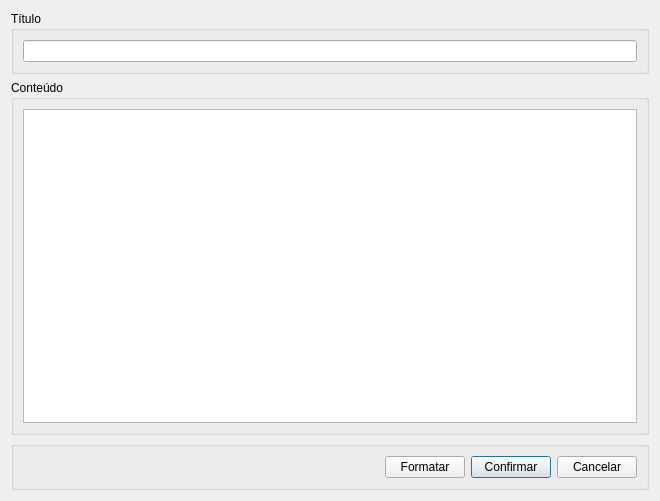
<?xml version="1.0" encoding="UTF-8"?>
<ui version="4.0">
 <class>DialogAddOrUpdateSong</class>
 <widget class="QDialog" name="DialogAddOrUpdateSong">
  <property name="geometry">
   <rect>
    <x>0</x>
    <y>0</y>
    <width>660</width>
    <height>501</height>
   </rect>
  </property>
  <property name="windowTitle">
   <string>[Adicionar / Alterar] música</string>
  </property>
  <layout class="QVBoxLayout" name="verticalLayout_2">
   <item>
    <widget class="QGroupBox" name="groupBox_4">
     <property name="title">
      <string>Título</string>
     </property>
     <layout class="QGridLayout" name="gridLayout_3">
      <item row="0" column="0">
       <widget class="QLineEdit" name="edTitle"/>
      </item>
     </layout>
    </widget>
   </item>
   <item>
    <widget class="QGroupBox" name="groupBox_2">
     <property name="title">
      <string>Conteúdo</string>
     </property>
     <layout class="QGridLayout" name="gridLayout_2">
      <item row="0" column="0">
       <widget class="QPlainTextEdit" name="edContent"/>
      </item>
     </layout>
    </widget>
   </item>
   <item>
    <widget class="QGroupBox" name="groupBox_3">
     <property name="title">
      <string/>
     </property>
     <layout class="QGridLayout" name="gridLayout">
      <item row="0" column="2">
       <widget class="QPushButton" name="btConfirmar">
        <property name="text">
         <string>Confirmar</string>
        </property>
       </widget>
      </item>
      <item row="0" column="3">
       <widget class="QPushButton" name="btCancelar">
        <property name="text">
         <string>Cancelar</string>
        </property>
       </widget>
      </item>
      <item row="0" column="0">
       <spacer name="horizontalSpacer">
        <property name="orientation">
         <enum>Qt::Horizontal</enum>
        </property>
        <property name="sizeHint" stdset="0">
         <size>
          <width>40</width>
          <height>20</height>
         </size>
        </property>
       </spacer>
      </item>
      <item row="0" column="1">
       <widget class="QPushButton" name="btFormatar">
        <property name="text">
         <string>Formatar</string>
        </property>
       </widget>
      </item>
     </layout>
    </widget>
   </item>
  </layout>
 </widget>
 <tabstops>
  <tabstop>edTitle</tabstop>
  <tabstop>edContent</tabstop>
  <tabstop>btFormatar</tabstop>
  <tabstop>btConfirmar</tabstop>
  <tabstop>btCancelar</tabstop>
 </tabstops>
 <resources/>
 <connections/>
</ui>
